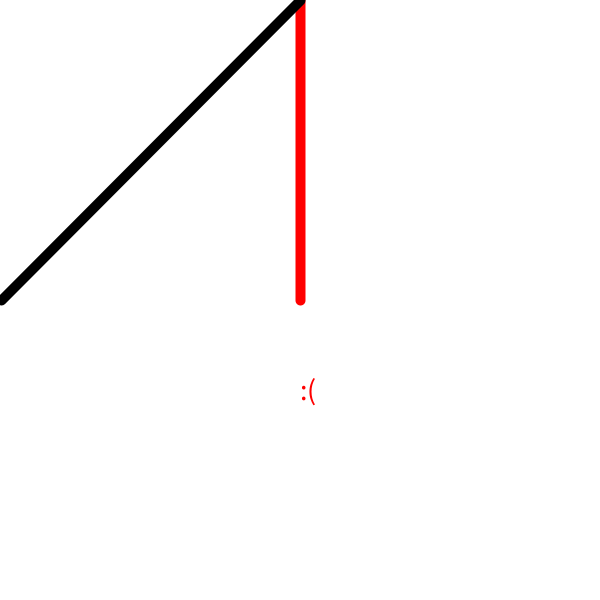
Frame 1 (no input)
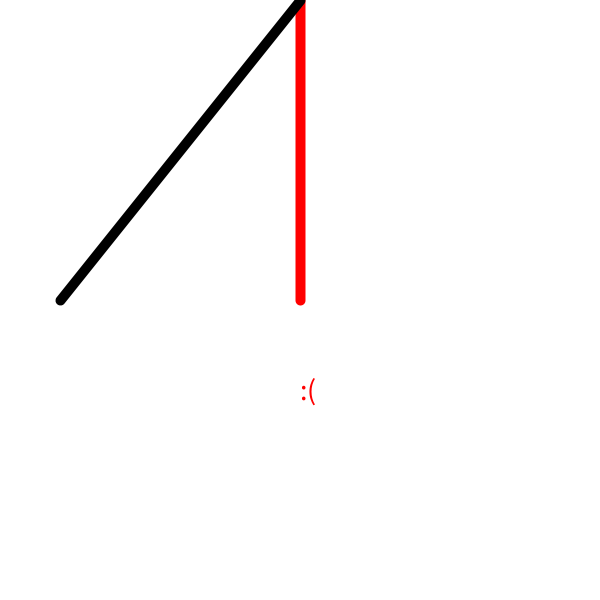
Frame 60 (the mouse pressed at the canvas centre just before this capture)
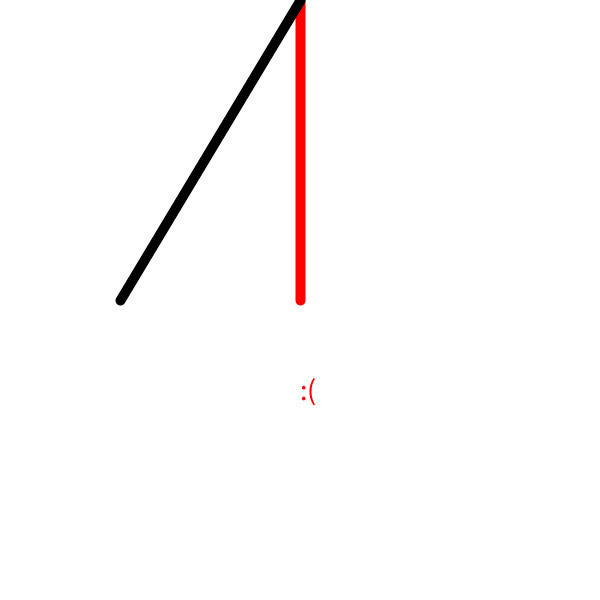
Frame 120 (the mouse held since frame 60 and released just before this capture)

The Processing sketch that drew these frames (run headless with seeded random() and noise(); from frame 60 on, the mouse is pressed at the canvas centre):

// Processing sketch: processing_163822
// ── processing_163822.pde

float uX = 0, tX1= 300, tY1=0, tX2=300, tY2 = 300;
boolean goRight = true;
float score = 0;

void setup(){
  
  size(600,600);
  strokeWeight(4);
}
void keyPressed(){
  tX1 = width/2;
  tY1 = 0;
  tX2 = random(0, width);
  tY2 = height/2;
}

void mousePressed(){
 float tVecX = tX2 - tX1;
 float tVecY = tY2 - tY1;

 float tVecMag = sqrt(tVecX * tVecX + tVecY * tVecY);

 float uVecX = uX - width/2;
 float uVecY = height/2 - 0;

 float uVecMag = sqrt(uVecX * uVecX + uVecY * uVecY);

 float dot = tVecX * uVecX + tVecY * uVecY;
 
 float cosine = dot / (tVecMag * uVecMag);
 
 score = cosine * 100;
  
}

void draw(){

  background(255);
  
  stroke(255,0,0);
  strokeWeight(10);
  line(tX1, tY1, tX2, tY2);
  
  if(uX > width) goRight = false;
  else if (uX < 0) goRight = true;
  if(goRight) uX +=1;
  else uX-=1;
  
  stroke(0,0,0);
  line(width/2, 0, uX, height/2);
  
  textSize(30);
  fill(255,0,0);
  if(score>99.9) text(":) Amazing", width/2, height *2/3);
  else text(":(", width/2, height *2/3);
  /*
  translate(width/2,height/2);
  rectMode(CENTER);
 fill(255,0,0, 100);
 rect(10,10,100,100);
  fill(255, 100);
 rect(50,10,50,50);
 fill(255, 200);
 rect(50,50,100,100); 
  */
}
